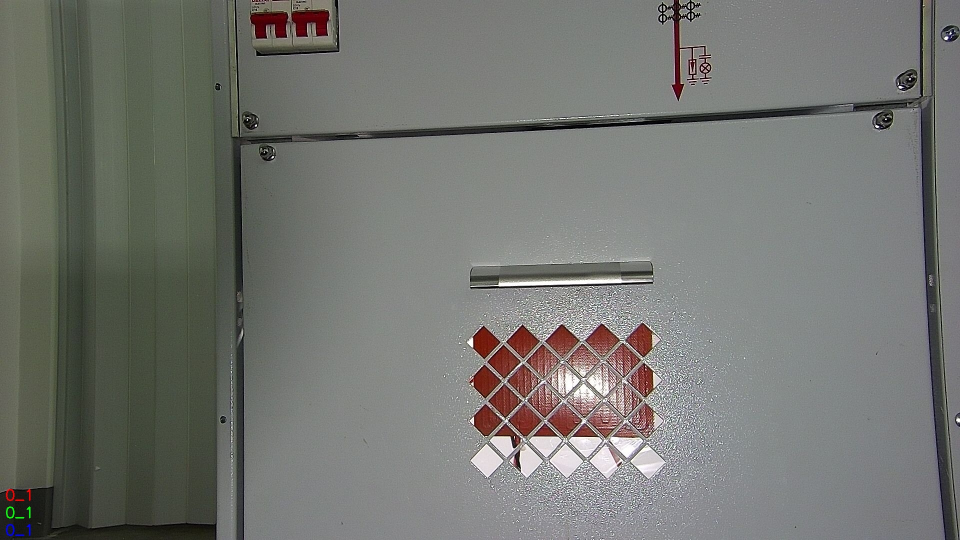
#> input picture algorithm/0_1.jpg, 1920 x 1080 px, found by its file name (shown at 1/2 size)
$ python hog.py
#> lines starting #> are read from the running program, lines starting #| are printed output that depends on the picture
'''
@Author: lijun
@Date: 2020-06-08 14:29:57
@LastEditors: lijun
@LastEditTime: 2020-06-08 20:42:50
@Description: file content
'''
from cv2 import cv2 as cv
import numpy as np
import os
import matplotlib.pyplot as plt
from skimage.feature import hog
from skimage import data,exposure
import math
print(os.getcwd())
# [22 lines left out: functions gamma, gradient, not called in this run]

#?此处使用ski-image中现成函数
def hog_fun():
    img = cv.imread(r'D:\pycharm\project\algorithm\0_1.jpg')
#> img is the input picture: shape (1080, 1920, 3); mean B, G, R 112.7, 117.1, 115.7
    # cv.imshow('img',img)
    fd,hog_img = hog(img,orientations = 8,pixels_per_cell = (16,16),cells_per_block = (1,1),visualize = True,multichannel = True)
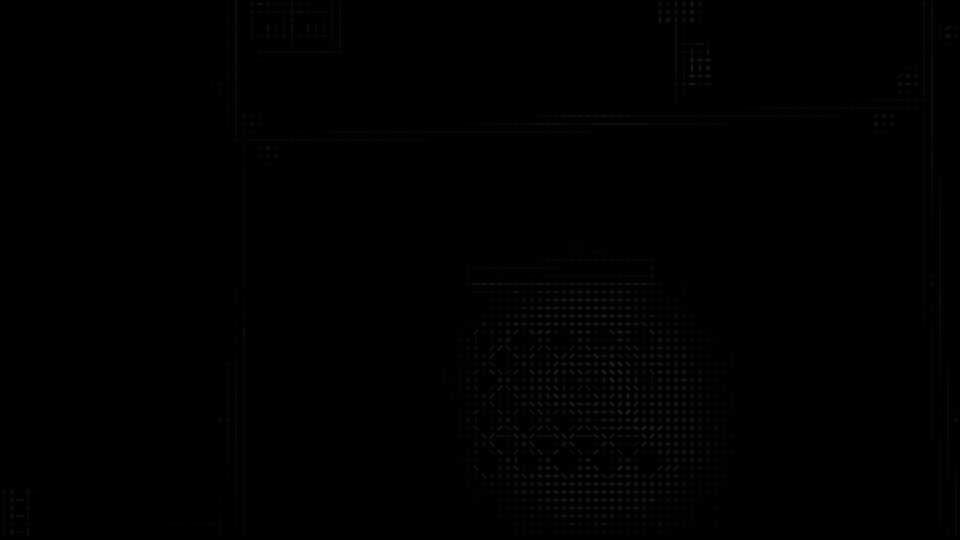
#> hog_img: shape (1080, 1920) float64 (shown at 1/2 size); min 0, max 136.2, mean 0.9
    fig,(ax1,ax2) = plt.subplots(1,2,figsize=(8,4),sharex = True,sharey = True)
    ax1.axis('off')
    ax1.imshow(img,cmap = plt.cm.gray)
    ax1.set_title("input img")
    hog_img_rescaled = exposure.rescale_intensity(hog_img,in_range=(0,10))
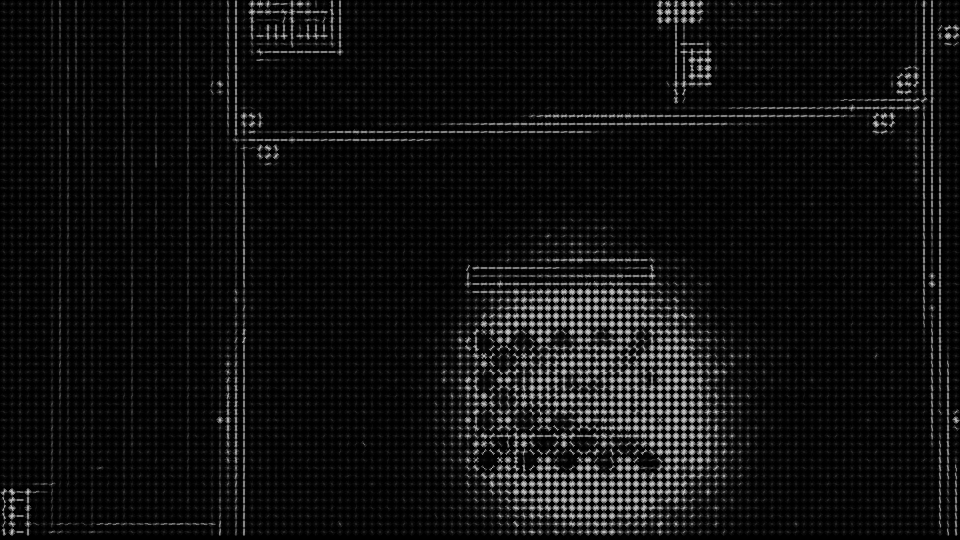
#> hog_img_rescaled: shape (1080, 1920) float64 (shown at 1/2 size); min 0, max 1, mean 0.0632
    ax2.axis("off")
    ax2.imshow(hog_img_rescaled,cmap = plt.cm.gray)
    ax2.set_title('Histogram of Oriented Gradients')
    plt.show()
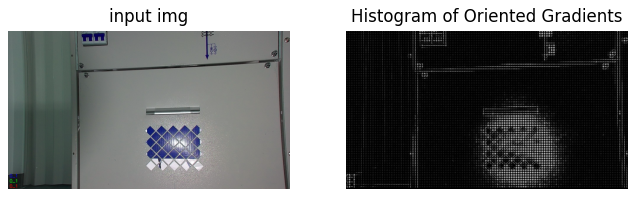
#> figure drawn by matplotlib, 2 panels; B, G, R data is drawn as R, G, B
    # cv.waitKey(0)


class Hog(object):
    """[summary]
    手动实现Hog特征
    Args:
        object ([type]): [description]
    """
    # [88 lines left out: functions __init__, global_gradient, get_closest_bins, cell_gradient, render_gradient, extract, not called in this run]

if __name__ == "__main__":
    hog_fun()
